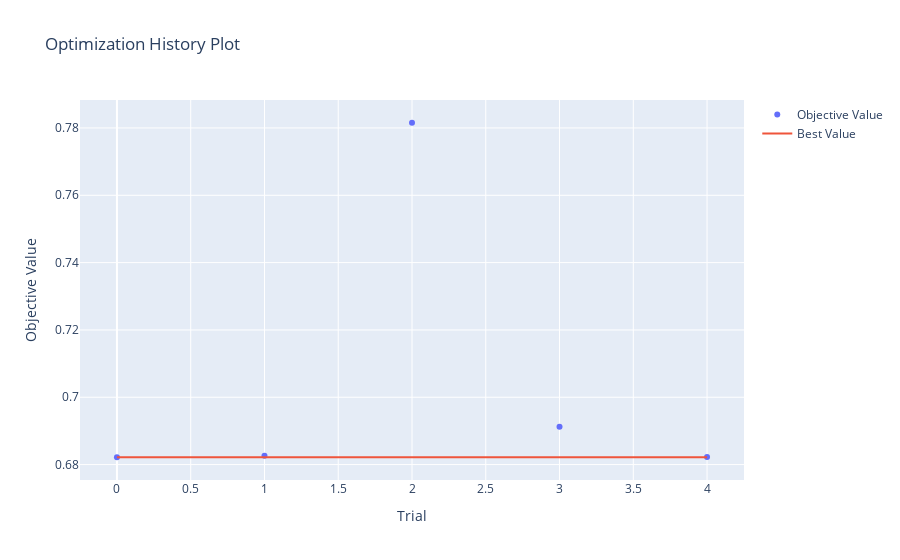
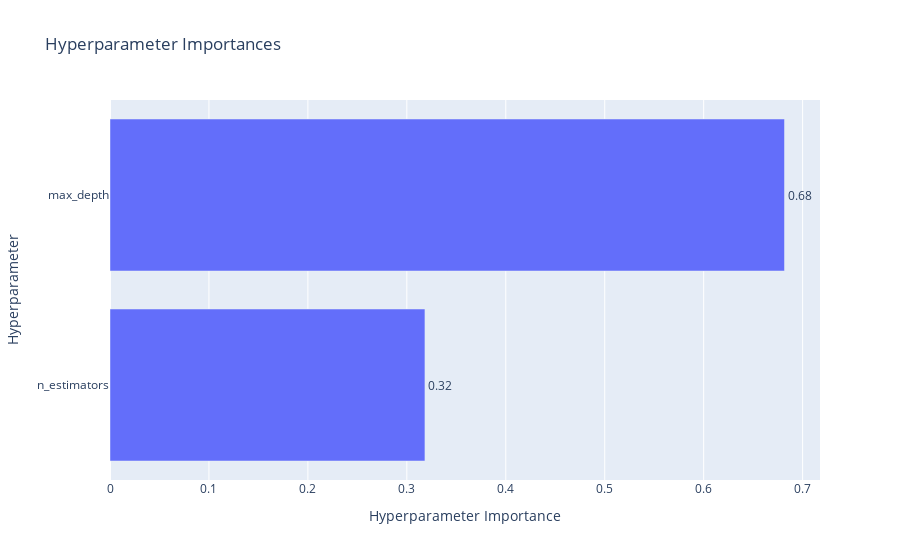
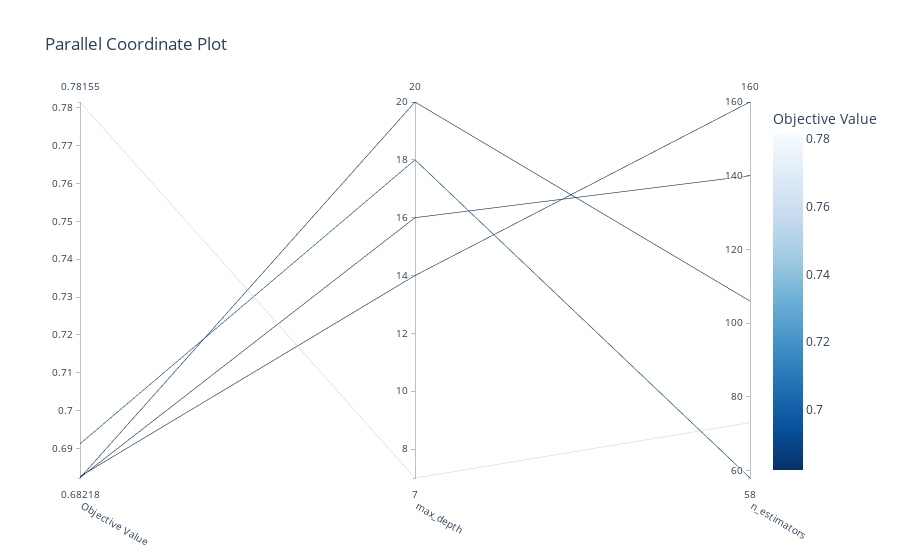

The notebook cell saved with these charts, in order:
### Markdown cell above
## Visualize Optimization Results

### Code cell
# Plot optimization history
fig1 = optuna.visualization.plot_optimization_history(study)
fig1.write_image("plots/optimization_history.png")
mlflow.log_artifact("plots/optimization_history.png", "optimization_plots")
fig1.show()

# Plot parameter importances
fig2 = optuna.visualization.plot_param_importances(study)
fig2.write_image("plots/param_importances.png")
mlflow.log_artifact("plots/param_importances.png", "optimization_plots")
fig2.show()

# Plot parallel coordinate
fig3 = optuna.visualization.plot_parallel_coordinate(study)
fig3.write_image("plots/parallel_coordinate.png")
mlflow.log_artifact("plots/parallel_coordinate.png", "optimization_plots")
fig3.show()

### Figure 1 — Plotly figure (JSON) as saved in the notebook; plotly's stock layout.template omitted (floating-point values rounded to 4 significant figures)
{"data": [{"mode": "markers", "name": "Objective Value", "type": "scatter", "x": [0, 1, 2, 3, 4], "y": [0.6822, 0.6826, 0.7815, 0.6912, 0.6823]}, {"mode": "lines", "name": "Best Value", "type": "scatter", "x": [0, 1, 2, 3, 4], "y": [0.6822, 0.6822, 0.6822, 0.6822, 0.6822]}, {"marker": {"color": "#cccccc"}, "mode": "markers", "name": "Infeasible Trial", "showlegend": false, "type": "scatter", "x": [], "y": []}], "layout": {"title": {"text": "Optimization History Plot"}, "xaxis": {"title": {"text": "Trial"}}, "yaxis": {"title": {"text": "Objective Value"}}}}

### Figure 2 — Plotly figure (JSON) as saved in the notebook; plotly's stock layout.template omitted (floating-point values rounded to 4 significant figures)
{"data": [{"cliponaxis": false, "hovertemplate": ["n_estimators (IntDistribution): 0.3183035583791466<extra></extra>", "max_depth (IntDistribution): 0.6816964416208534<extra></extra>"], "name": "Objective Value", "orientation": "h", "text": ["0.32", "0.68"], "textposition": "outside", "type": "bar", "x": [0.3183, 0.6817], "y": ["n_estimators", "max_depth"]}], "layout": {"title": {"text": "Hyperparameter Importances"}, "xaxis": {"title": {"text": "Hyperparameter Importance"}}, "yaxis": {"title": {"text": "Hyperparameter"}}}}

### Figure 3 — Plotly figure (JSON) as saved in the notebook; plotly's stock layout.template omitted (floating-point values rounded to 4 significant figures)
{"data": [{"dimensions": [{"label": "Objective Value", "range": [0.6822, 0.7815], "values": [0.6822, 0.6826, 0.7815, 0.6912, 0.6823]}, {"label": "max_depth", "range": [7, 20], "values": [20, 14, 7, 18, 16]}, {"label": "n_estimators", "range": [58, 160], "values": [106, 160, 73, 58, 140]}], "labelangle": 30, "labelside": "bottom", "line": {"color": [0.6822, 0.6826, 0.7815, 0.6912, 0.6823], "colorbar": {"title": {"text": "Objective Value"}}, "colorscale": [[0, "rgb(247,251,255)"], [0.125, "rgb(222,235,247)"], [0.25, "rgb(198,219,239)"], [0.375, "rgb(158,202,225)"], [0.5, "rgb(107,174,214)"], [0.625, "rgb(66,146,198)"], [0.75, "rgb(33,113,181)"], [0.875, "rgb(8,81,156)"], [1, "rgb(8,48,107)"]], "reversescale": true, "showscale": true}, "type": "parcoords"}], "layout": {"title": {"text": "Parallel Coordinate Plot"}}}
